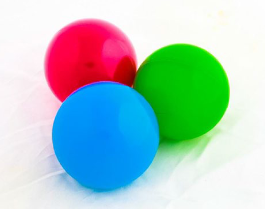
#> input picture openCV/imagenes/imagenes/bolas_de_color.png, 265 x 209 px
$ python 5_color_selection_control.py
#> lines starting #> are read from the running program, lines starting #| are printed output that depends on the picture; after the words box and inside, x2 and y2 are one past the last pixel; in counts of white or black regions, pixels touching at a corner belong together
import cv2
import numpy as np

def empty(a):
	pass


def stackImages(scale,imgArray):
    rows = len(imgArray)
    cols = len(imgArray[0])
    rowsAvailable = isinstance(imgArray[0], list)
    width = imgArray[0][0].shape[1]
    height = imgArray[0][0].shape[0]
    if rowsAvailable:
        for x in range ( 0, rows):
            for y in range(0, cols):
                if imgArray[x][y].shape[:2] == imgArray[0][0].shape [:2]:
                    imgArray[x][y] = cv2.resize(imgArray[x][y], (0, 0), None, scale, scale)
                else:
                    imgArray[x][y] = cv2.resize(imgArray[x][y], (imgArray[0][0].shape[1], imgArray[0][0].shape[0]), None, scale, scale)
                if len(imgArray[x][y].shape) == 2: imgArray[x][y]= cv2.cvtColor( imgArray[x][y], cv2.COLOR_GRAY2BGR)
        imageBlank = np.zeros((height, width, 3), np.uint8)
        hor = [imageBlank]*rows
        hor_con = [imageBlank]*rows
        for x in range(0, rows):
            hor[x] = np.hstack(imgArray[x])
        ver = np.vstack(hor)
    else:
        for x in range(0, rows):
            if imgArray[x].shape[:2] == imgArray[0].shape[:2]:
                imgArray[x] = cv2.resize(imgArray[x], (0, 0), None, scale, scale)
            else:
                imgArray[x] = cv2.resize(imgArray[x], (imgArray[0].shape[1], imgArray[0].shape[0]), None,scale, scale)
            if len(imgArray[x].shape) == 2: imgArray[x] = cv2.cvtColor(imgArray[x], cv2.COLOR_GRAY2BGR)
        hor= np.hstack(imgArray)
        ver = hor
    return ver

cv2.namedWindow('TrackBars')
cv2.resizeWindow('TrackBars', 640, 240)

cv2.createTrackbar('Hue min', 'TrackBars', 35, 179, empty)
cv2.createTrackbar('Hue max', 'TrackBars', 170, 179, empty)
cv2.createTrackbar('Sat min', 'TrackBars', 0, 255, empty)
cv2.createTrackbar('Sat max', 'TrackBars', 52, 255, empty)
cv2.createTrackbar('Val min', 'TrackBars', 235, 255, empty)
cv2.createTrackbar('Val max', 'TrackBars', 255, 255, empty)

while True:
	img = cv2.imread('imagenes/bolas_de_color.png')
#> img is the input picture: shape (209, 265, 3); mean B, G, R 194.8, 199.7, 169.9
	imgHSV = cv2.cvtColor(img,cv2.COLOR_BGR2HSV)
#> imgHSV: shape (209, 265, 3); mean H, S, V 82.6, 104.5, 238.2
	h_min = cv2.getTrackbarPos('Hue min', 'TrackBars') #get the value
	h_max = cv2.getTrackbarPos('Hue max', 'TrackBars')
	s_min = cv2.getTrackbarPos('Sat min', 'TrackBars')
	s_max = cv2.getTrackbarPos('Sat max', 'TrackBars')
	v_min = cv2.getTrackbarPos('Val min', 'TrackBars')
	v_max = cv2.getTrackbarPos('Val max', 'TrackBars')
	print(h_min, ', ', h_max, ', ', s_min, ', ', s_max, ', ', v_min, ', ', v_max)
	lower = np.array([h_min, s_min, v_min])
	upper = np.array([h_max, s_max, v_max])
	mask = cv2.inRange(imgHSV, lower, upper)
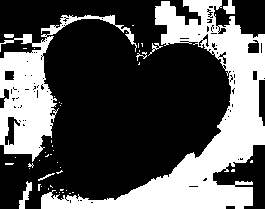
#> mask: shape (209, 265); 33.5% white; 47 white regions (39 under 20 px), largest, box (x1, y1, x2, y2) and area: (41, 0, 265, 209) 12726, (0, 15, 137, 162) 5255, (19, 181, 32, 209) 155
	result = cv2.bitwise_and(img, img, mask = mask)
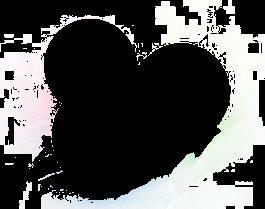
#> result: shape (209, 265, 3); mean B, G, R 81.4, 81.9, 81.6
# [4 lines of commented-out code are left out]
	imgStack = stackImages(0.6, ([img, imgHSV], [mask, result]))
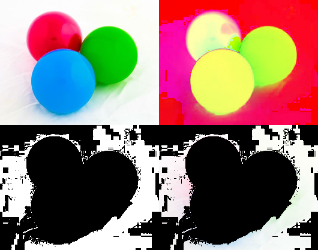
#> imgStack: shape (250, 318, 3); mean B, G, R 110.9, 117.8, 143.7
	cv2.imshow('Stacked Images', imgStack)
	cv2.waitKey(1)

$ run again, with openCV/imagenes/imagenes/shapes.png copied over openCV/imagenes/imagenes/bolas_de_color.png
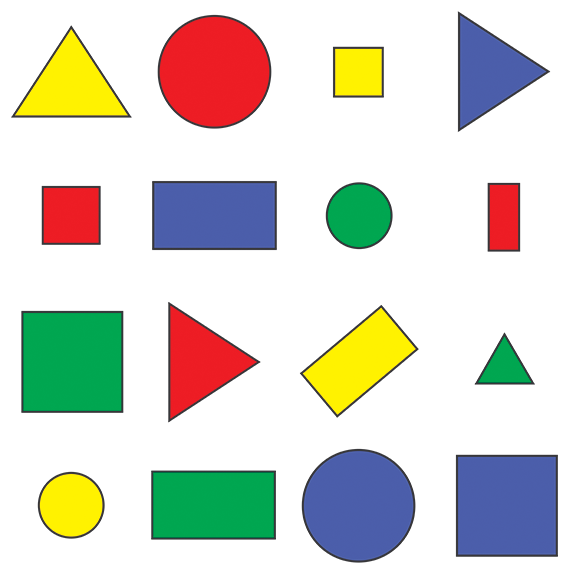
#> input picture openCV/imagenes/imagenes/shapes.png, 576 x 577 px
#> img is the input picture: shape (577, 576, 3); mean B, G, R 205.1, 214.3, 214.2
#> imgHSV: shape (577, 576, 3); mean H, S, V 31.4, 56.1, 234.3
#> `mask = cv2.inRange(imgHSV, lower, upper)`:
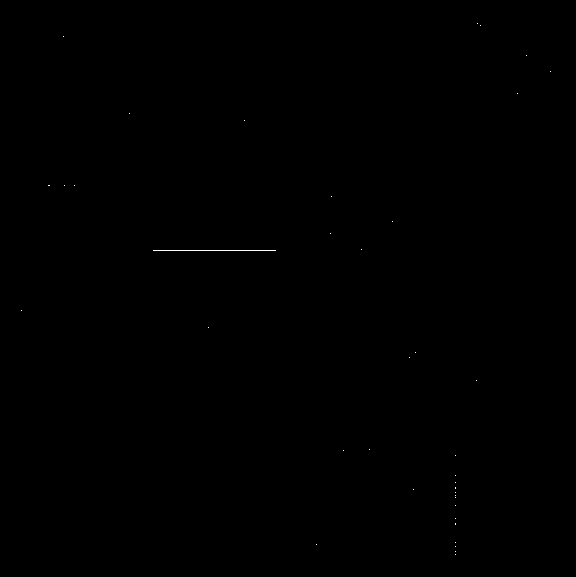
#> mask: shape (577, 576); 0.05% white in thin lines or dots, all inside (x1, y1, x2, y2) = (21, 23, 551, 555)
#> `imgStack = stackImages(0.6, ([img, imgHSV], [mask, result]))`:
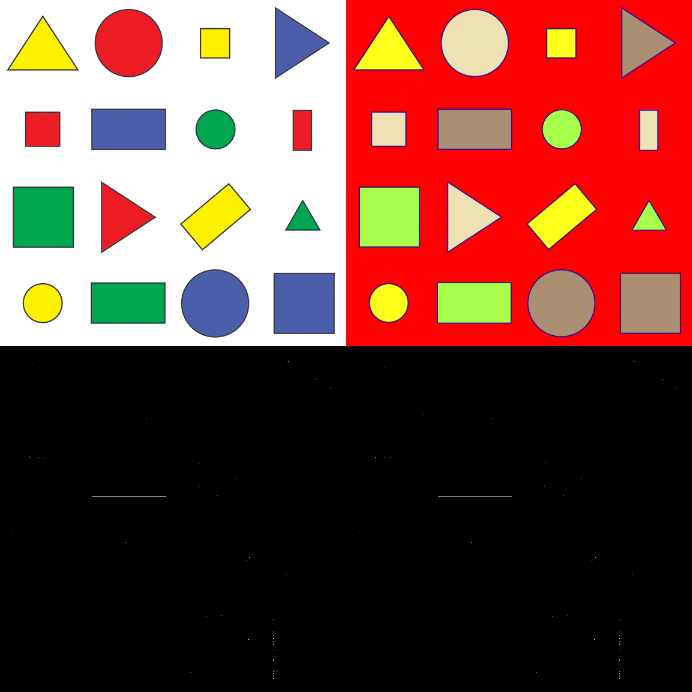
#> imgStack: shape (692, 692, 3); mean B, G, R 59.2, 67.6, 112.2
